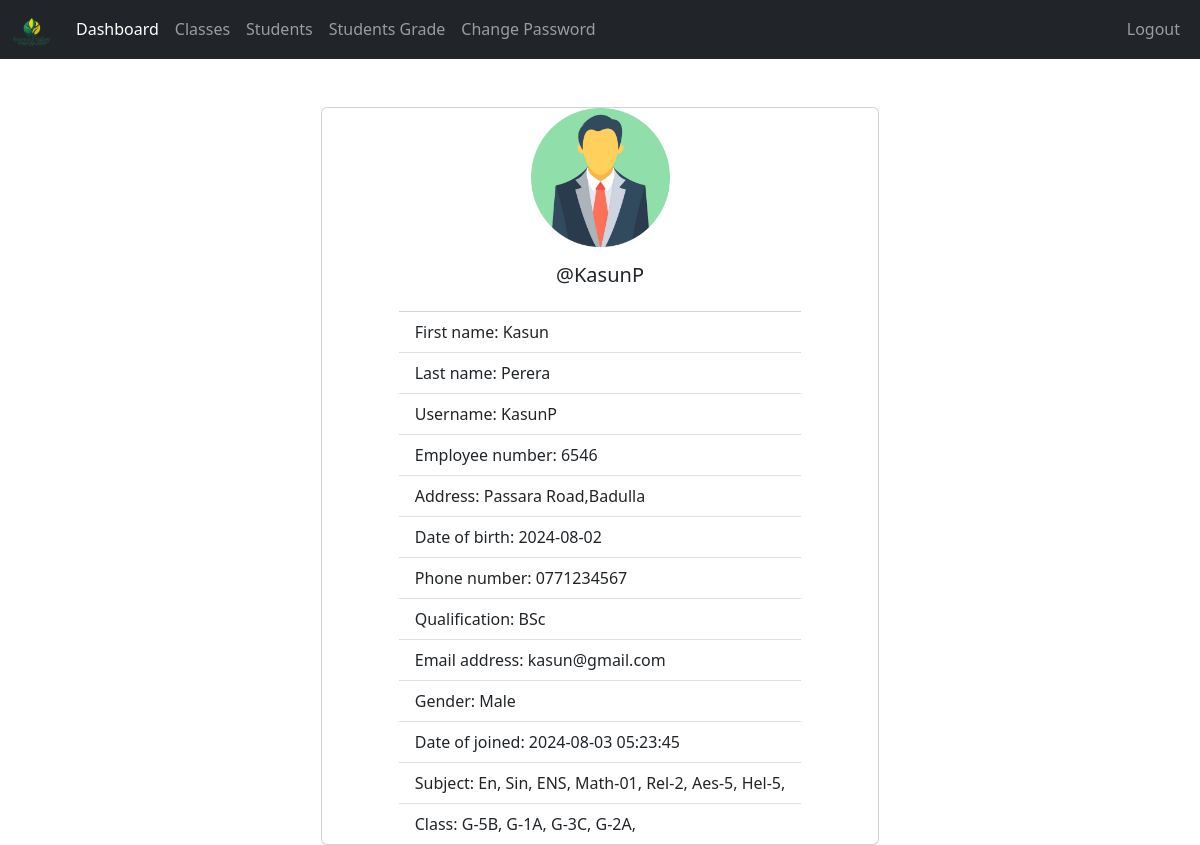
/Teacher/index.php (signed in), run on the app's committed database.
### tables this page shows
CREATE TABLE `teachers` (
  `teacher_id` int(11) NOT NULL,
  `username` varchar(127) NOT NULL,
  `password` varchar(255) NOT NULL,
  `class` varchar(31) NOT NULL,
  `fname` varchar(127) NOT NULL,
  `lname` varchar(127) NOT NULL,
  `subjects` varchar(31) NOT NULL,
  `address` varchar(31) NOT NULL,
  `employee_number` int(11) NOT NULL,
  `date_of_birth` date DEFAULT NULL,
  `phone_number` varchar(31) NOT NULL,
  `qualification` varchar(127) NOT NULL,
  `gender` varchar(7) NOT NULL,
  `email_address` varchar(255) NOT NULL,
  `date_of_joined` datetime NOT NULL DEFAULT current_timestamp()
);

### Teacher/data/teacher.php (called while the page is built, shortened)
<?php
function getTeacherById($teacher_id, $conn){
   $sql = "SELECT * FROM teachers
           WHERE teacher_id=?";
   $stmt = $conn->prepare($sql);
   $stmt->execute([$teacher_id]);
   if ($stmt->rowCount() == 1) {
     $teacher = $stmt->fetch();
     return $teacher;
   }else {
    return 0;
   }
}

### Teacher/data/subject.php (called while the page is built, shortened)
<?php
function getSubjectById($subject_id, $conn){
   $sql = "SELECT * FROM subjects
           WHERE subject_id=?";
   $stmt = $conn->prepare($sql);
   $stmt->execute([$subject_id]);
   if ($stmt->rowCount() == 1) {
     $subject = $stmt->fetch();
     return $subject;
   }else {
   	return 0;
   }
}
 ?>

### Teacher/data/class.php (called while the page is built, shortened)
<?php
function getClassById($class_id, $conn){
   $sql = "SELECT * FROM class WHERE class_id=?";
   $stmt = $conn->prepare($sql);
   $stmt->execute([$class_id]);
   if ($stmt->rowCount() > 0) {
     $class = $stmt->fetch(PDO::FETCH_ASSOC);
     return $class;
   }else {
    return 0;
   }
}

### Teacher/data/grade.php (called while the page is built, shortened)
<?php
function getGradeById($grade_id, $conn){
   $sql = "SELECT * FROM grades
           WHERE grade_id=?";
   $stmt = $conn->prepare($sql);
   $stmt->execute([$grade_id]);
   if ($stmt->rowCount() == 1) {
     $grade = $stmt->fetch();
     return $grade;
   }else {
    return 0;
   }
}

### Teacher/data/section.php (called while the page is built, shortened)
<?php
function getSectioById($section_id, $conn){
   $sql = "SELECT * FROM section
           WHERE section_id=?";
   $stmt = $conn->prepare($sql);
   $stmt->execute([$section_id]);
   if ($stmt->rowCount() == 1) {
     $section = $stmt->fetch();
     return $section;
   }else {
    return 0;
   }
}

### Teacher/index.php (the view, shortened to what this page needs)
<?php
if (isset($_SESSION['teacher_id']) &&
    isset($_SESSION['role'])) {
    if ($_SESSION['role'] == 'Teacher') {
       include "../DB_connection.php";
       include "data/teacher.php";
       include "data/subject.php";
       include "data/grade.php";
       include "data/section.php";
       include "data/class.php";
       $teacher_id = $_SESSION['teacher_id'];
       $teacher = getTeacherById($teacher_id, $conn);
 ?>
<!DOCTYPE html>
<html lang="en">
<head>
	<link rel="stylesheet" href="https://cdn.jsdelivr.net/npm/bootstrap@5.2.0/dist/css/bootstrap.min.css">
	<link rel="stylesheet" href="../css/style.css">
  <link rel="stylesheet" href="https://cdnjs.cloudflare.com/ajax/libs/font-awesome/4.7.0/css/font-awesome.min.css">
</head>
<body>
    <?php
        include "inc/navbar.php";
        if ($teacher != 0) {
     ?>
     <div class="container mt-5 d-flex justify-content-center">
         <div class="card d-flex justify-content-center align-items-center" style="width: 50%;">
          <img src="../img/teacher-<?=$teacher['gender']?>.png" class="card-img-top w-25 d-flex justify-content-center " alt="...">
          <div class="card-body">
            <h5 class="card-title text-center">@<?=$teacher['username']?></h5>
          </div>
          <ul class="list-group list-group-flush">
            <li class="list-group-item">First name: <?=$teacher['fname']?></li>
            <li class="list-group-item">Last name: <?=$teacher['lname']?></li>
            <li class="list-group-item">Username: <?=$teacher['username']?></li>
            <li class="list-group-item">Employee number: <?=$teacher['employee_number']?></li>
            <li class="list-group-item">Address: <?=$teacher['address']?></li>
            <li class="list-group-item">Date of birth: <?=$teacher['date_of_birth']?></li>
            <li class="list-group-item">Phone number: <?=$teacher['phone_number']?></li>
            <li class="list-group-item">Qualification: <?=$teacher['qualification']?></li>
            <li class="list-group-item">Email address: <?=$teacher['email_address']?></li>
            <li class="list-group-item">Gender: <?=$teacher['gender']?></li>
            <li class="list-group-item">Date of joined: <?=$teacher['date_of_joined']?></li>
            <li class="list-group-item">Subject:
                <?php
                   $s = '';
                   $subjects = str_split(trim($teacher['subjects']));
                   foreach ($subjects as $subject) {
                      $s_temp = getSubjectById($subject, $conn);
                      if ($s_temp != 0)
                        $s .=$s_temp['subject_code'].', ';
                   }
                   echo $s;
                ?>
            </li>
            <li class="list-group-item">Class:
                  <?php
                     $c = '';
                     $classes = str_split(trim($teacher['class']));
                     foreach ($classes as $class_id) {
                         $class = getClassById($class_id, $conn);
                         if(is_array($class)){
                        $c_temp = getGradeById($class['grade'], $conn);
                        $section = getSectioById($class['section'], $conn);
                        if (is_array($c_temp) && is_array($section)){
                          $c .=$c_temp['grade_code'].'-'.$c_temp['grade'].$section['section'].', ';
                        }else{
                          $c .= "Error retrieving grade or section information";
                        }
                         }else{
                          $c .= "Error retrieving class information";
                         }
                     }
                     echo $c;
                  ?>
            </li>
          </ul>
        </div>
     </div>
     <?php
        }else {
          header("Location: logout.php?error=An error occurred");
          exit;
        }
     ?>
</body>
</html>
<?php
  }else {
    header("Location: ../login.php");
    exit;
  }
}else {
	header("Location: ../login.php");
	exit;
}
?>

### data on the page
teachers: gender (picture), username "KasunP", fname "Kasun", lname "Perera", employee_number "6546", address "Passara Road,Badulla", date_of_birth "2024-08-02", phone_number "0771234567", qualification "BSc", email_address "kasun@gmail.com", gender "Male", date_of_joined "2024-08-03 05:23:45"

### other printed values
$s "En, Sin, ENS, Math-01, Rel-2, Aes-5, Hel-5,"
$c "G-5B, G-1A, G-3C, G-2A,"
